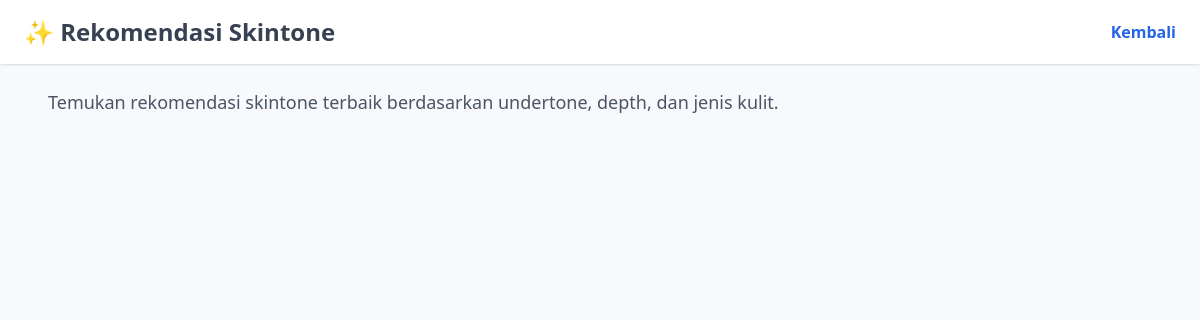
The app's page /admin/discovery/discovery_user.php, older data.
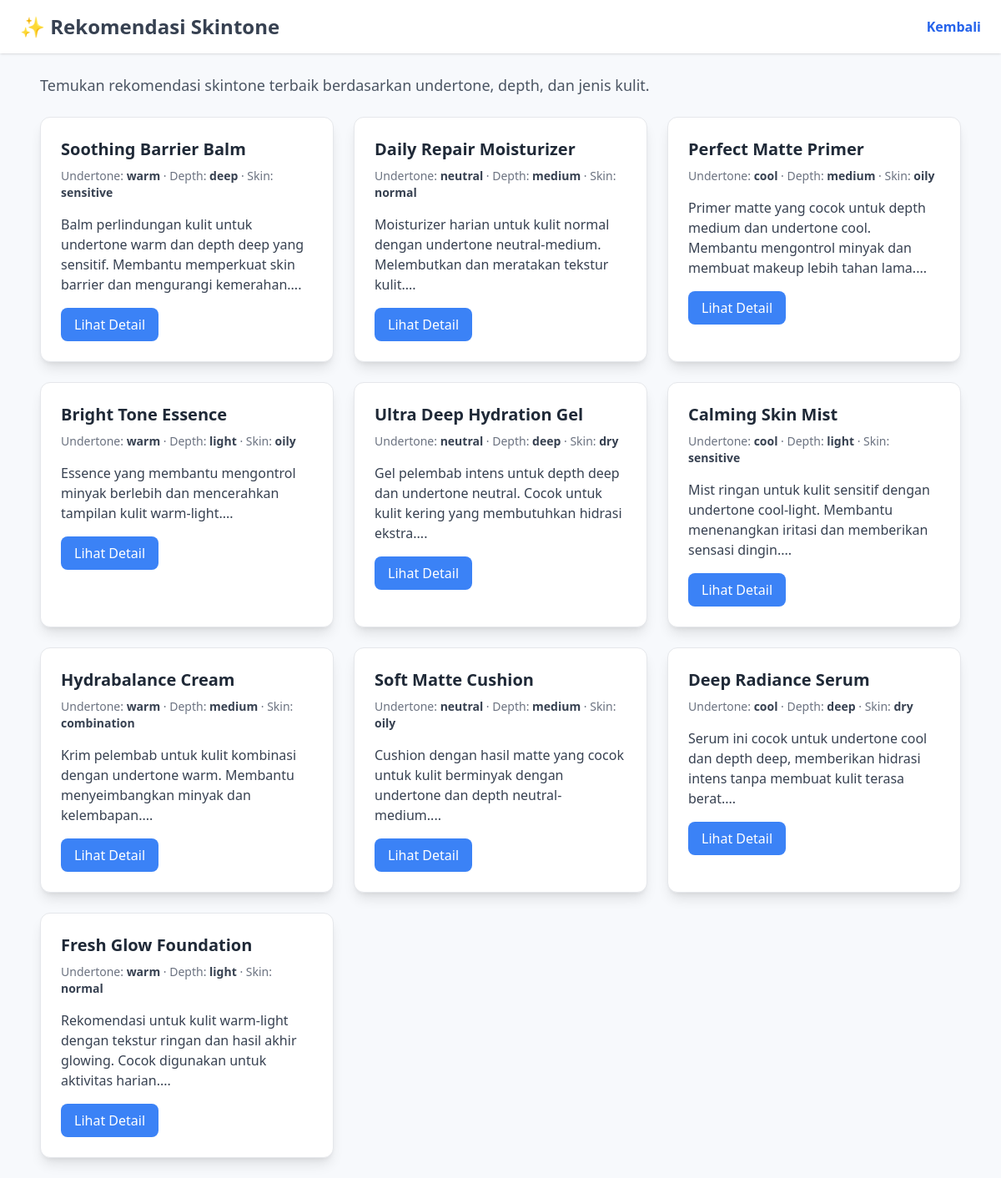
The same page, newer data.
### tables this page shows
CREATE TABLE `discoveries` (
  `id` int NOT NULL,
  `title` varchar(255) NOT NULL,
  `undertone` enum('warm','cool','neutral') NOT NULL,
  `depth` enum('light','medium','deep') NOT NULL,
  `skin_type` enum('normal','dry','oily','combination','sensitive') NOT NULL,
  `recommendation` text NOT NULL,
  `created_at` timestamp NULL DEFAULT CURRENT_TIMESTAMP
);

### admin/discovery/discovery_user.php (the view, shortened to what this page needs)
<?php
include "../../config.php";
$result = $conn->query("SELECT * FROM discoveries ORDER BY id DESC");
?>
<!DOCTYPE html>
<html lang="id">
<head>
    <script src="https://cdn.tailwindcss.com"></script>
</head>
<body class="bg-[#f7f9fc] min-h-screen">
    <header class="bg-white shadow px-6 py-4 flex justify-between items-center">
        <h1 class="text-2xl font-bold text-gray-700">✨ Rekomendasi Skintone</h1>
        <a href="../../index.php" class="text-blue-600 font-semibold hover:underline">Kembali</a>
    </header>
    <div class="max-w-6xl mx-auto p-6">
        <p class="text-gray-600 text-lg mb-6">
            Temukan rekomendasi skintone terbaik berdasarkan undertone, depth, dan jenis kulit.
        </p>
        <div class="grid grid-cols-1 md:grid-cols-2 lg:grid-cols-3 gap-6">
            <?php while ($row = $result->fetch_assoc()): ?>
                <div class="bg-white shadow-lg rounded-xl p-6 border border-gray-200">
                    <h2 class="text-xl font-bold text-gray-800 mb-2">
                        <?= $row['title']; ?>
                    </h2>
                    <div class="text-sm text-gray-500 mb-4">
                        Undertone: <span class="font-semibold text-gray-700"><?= $row['undertone']; ?></span> ·
                        Depth: <span class="font-semibold text-gray-700"><?= $row['depth']; ?></span> ·
                        Skin: <span class="font-semibold text-gray-700"><?= $row['skin_type']; ?></span>
                    </div>
                    <p class="text-gray-700 mb-4">
                        <?= nl2br(substr($row['recommendation'], 0, 150)); ?>...
                    </p>
                    <a href="discovery_detail.php?id=<?= $row['id']; ?>"
                       class="inline-block bg-blue-500 text-white px-4 py-2 rounded-lg hover:bg-blue-600">
                       Lihat Detail
                    </a>
                </div>
            <?php endwhile; ?>
        </div>
    </div>
</body>
</html>

Row changes from the older to the newer data that the page shows:
added discoveries: title "Soothing Barrier Balm", undertone "warm", depth "deep", skin_type "sensitive", recommendation "Balm perlindungan kulit untuk undertone warm dan depth deep yang sensitif. Membantu memperkuat skin barrier dan mengurangi kemerahan."
added discoveries: title "Daily Repair Moisturizer", undertone "neutral", depth "medium", skin_type "normal", recommendation "Moisturizer harian untuk kulit normal dengan undertone neutral-medium. Melembutkan dan meratakan tekstur kulit."
added discoveries: title "Perfect Matte Primer", undertone "cool", depth "medium", skin_type "oily", recommendation "Primer matte yang cocok untuk depth medium dan undertone cool. Membantu mengontrol minyak dan membuat makeup lebih tahan lama."
added discoveries: title "Bright Tone Essence", undertone "warm", depth "light", skin_type "oily", recommendation "Essence yang membantu mengontrol minyak berlebih dan mencerahkan tampilan kulit warm-light."
added discoveries: title "Ultra Deep Hydration Gel", undertone "neutral", depth "deep", skin_type "dry", recommendation "Gel pelembab intens untuk depth deep dan undertone neutral. Cocok untuk kulit kering yang membutuhkan hidrasi ekstra."
added discoveries: title "Calming Skin Mist", undertone "cool", depth "light", skin_type "sensitive", recommendation "Mist ringan untuk kulit sensitif dengan undertone cool-light. Membantu menenangkan iritasi dan memberikan sensasi dingin."
added discoveries: title "Hydrabalance Cream", undertone "warm", depth "medium", skin_type "combination", recommendation "Krim pelembab untuk kulit kombinasi dengan undertone warm. Membantu menyeimbangkan minyak dan kelembapan."
added discoveries: title "Soft Matte Cushion", undertone "neutral", depth "medium", skin_type "oily", recommendation "Cushion dengan hasil matte yang cocok untuk kulit berminyak dengan undertone dan depth neutral-medium."
added discoveries: title "Deep Radiance Serum", undertone "cool", depth "deep", skin_type "dry", recommendation "Serum ini cocok untuk undertone cool dan depth deep, memberikan hidrasi intens tanpa membuat kulit terasa berat."
added discoveries: title "Fresh Glow Foundation", undertone "warm", depth "light", skin_type "normal", recommendation "Rekomendasi untuk kulit warm-light dengan tekstur ringan dan hasil akhir glowing. Cocok digunakan untuk aktivitas harian."
